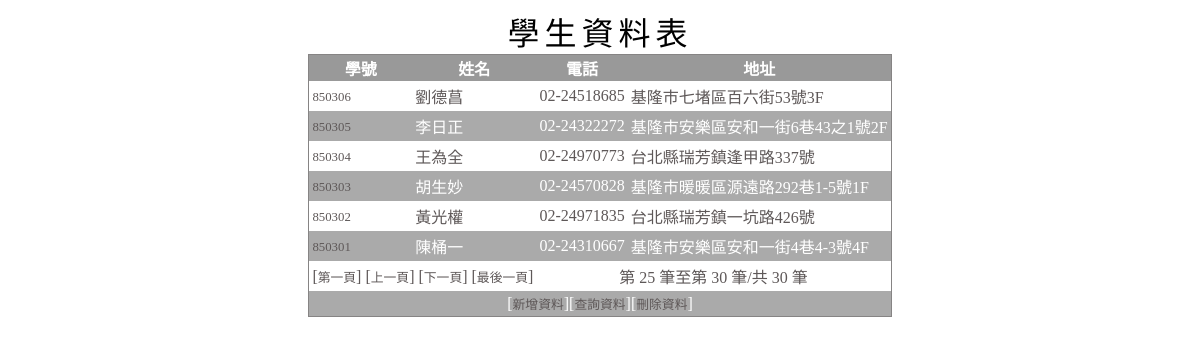
Screenshot of /studentdb/index.php?pageNum_Recordset1=4&totalRows_Recordset1=30 with the database file from the repository.
### tables this page shows
CREATE TABLE `student` (
  `studno` int(11) NOT NULL,
  `name` char(10) default NULL,
  `phone` char(13) default NULL,
  `address` varchar(60) default NULL,
  PRIMARY KEY  (`studno`),
  KEY `name` (`name`)
);

### studentdb/index.php (the view, shortened to what this page needs)
<?php require_once('Connections/studentdb.php'); ?>
<?php
$currentPage = $_SERVER["PHP_SELF"];
$maxRows_Recordset1 = 6;
$pageNum_Recordset1 = 0;
if (isset($_GET['pageNum_Recordset1'])) {
  $pageNum_Recordset1 = $_GET['pageNum_Recordset1'];
}
$startRow_Recordset1 = $pageNum_Recordset1 * $maxRows_Recordset1;
$query_Recordset1 = "SELECT * FROM student ORDER BY studno DESC";
$query_limit_Recordset1 = sprintf("%s LIMIT %d, %d", $query_Recordset1, $startRow_Recordset1, $maxRows_Recordset1);
$Recordset1 = mysql_query($query_limit_Recordset1, $studentdb) or die(mysql_error());
$row_Recordset1 = mysql_fetch_assoc($Recordset1);
if (isset($_GET['totalRows_Recordset1'])) {
  $totalRows_Recordset1 = $_GET['totalRows_Recordset1'];
} else {
  $all_Recordset1 = mysql_query($query_Recordset1);
  $totalRows_Recordset1 = mysql_num_rows($all_Recordset1);
}
$totalPages_Recordset1 = ceil($totalRows_Recordset1/$maxRows_Recordset1)-1;
$queryString_Recordset1 = "";
$queryString_Recordset1 = sprintf("&totalRows_Recordset1=%d%s", $totalRows_Recordset1, $queryString_Recordset1);
?>
<!doctype html>
<html>
<head>
</head>
<body>
<table summary="學生資料表摘要" class="ttt">
    <caption>
      學生資料表
    </caption>
    <tbody>
      <tr>
        <th>學號</th>
        <th>姓名</th>
        <th>電話</th>
        <th>地址</th>
      </tr>
      <?php do { ?>
      <tr>
        <td><a href="dataUpdate.php?studno=<?php echo $row_Recordset1['studno']; ?>"><?php echo $row_Recordset1['studno']; ?></a></td>
        <td><?php echo $row_Recordset1['name']; ?></td>
        <td><?php echo $row_Recordset1['phone']; ?></td>
        <td><?php echo $row_Recordset1['address']; ?></td>
      </tr>
      <?php } while ($row_Recordset1 = mysql_fetch_assoc($Recordset1)); ?>
      <tr>
      	<td colspan="2" align="center">
        [<a href="<?php printf("%s?pageNum_Recordset1=%d%s", $currentPage, 0, $queryString_Recordset1); ?>">第一頁</a>]
        [<a href="<?php printf("%s?pageNum_Recordset1=%d%s", $currentPage, max(0, $pageNum_Recordset1 - 1), $queryString_Recordset1); ?>">上一頁</a>]
        [<a href="<?php printf("%s?pageNum_Recordset1=%d%s", $currentPage, min($totalPages_Recordset1, $pageNum_Recordset1 + 1), $queryString_Recordset1); ?>">下一頁</a>]
        [<a href="<?php printf("%s?pageNum_Recordset1=%d%s", $currentPage, $totalPages_Recordset1, $queryString_Recordset1); ?>">最後一頁</a>]
        </td>
        <td colspan="2" align="center">第&nbsp;<?php echo ($startRow_Recordset1 + 1) ?>&nbsp;筆至第&nbsp;<?php echo min($startRow_Recordset1 + $maxRows_Recordset1, $totalRows_Recordset1) ?>&nbsp;筆/共&nbsp;<?php echo $totalRows_Recordset1 ?>&nbsp;筆</td>
      </tr>
      <tr>
        <td colspan="4" align="center">[<a href="dataInsert.php">新增資料</a>][<a href="dataQuery.php">查詢資料</a>][<a href="dataDelete.php">刪除資料</a>]</td></tr>
    </tbody>
  </table>
</body>
</html>

### studentdb/index.php (style rules this page uses)
.ttt { margin:0 auto; border:1px solid #868484; border-collapse:collapse; }
.ttt caption { font-size:2em; letter-spacing:5px; font-family:Baskerville, "Palatino Linotype", Palatino, "Century Schoolbook L", "Times New Roman", serif; }
.ttt td { padding:3px; }
.ttt th { background:#999999; color:white; }
.ttt tr:nth-of-type(odd) { background:#aaa; color:white; }
.ttt tr:nth-of-type(even) { background:#fff; color:#5E5858; }
.ttt a { color:#5E5858; text-decoration:none; font-size:0.8em; }

### rows the page displays
student: studno "850306", name "劉德菖", phone "02-24518685", address "基隆市七堵區百六街53號3F"
student: studno "850305", name "李日正", phone "02-24322272", address "基隆市安樂區安和一街6巷43之1號2F"
student: studno "850304", name "王為全", phone "02-24970773", address "台北縣瑞芳鎮逢甲路337號"
student: studno "850303", name "胡生妙", phone "02-24570828", address "基隆市暖暖區源遠路292巷1-5號1F"
student: studno "850302", name "黃光權", phone "02-24971835", address "台北縣瑞芳鎮一坑路426號"
student: studno "850301", name "陳桶一", phone "02-24310667", address "基隆市安樂區安和一街4巷4-3號4F"

### other values shown
$startRow_Recordset1 + 1 "25"
min($startRow_Recordset1 + $maxRows_Recordset1, $totalRows_Recordset1) "30"
$totalRows_Recordset1 "30"
